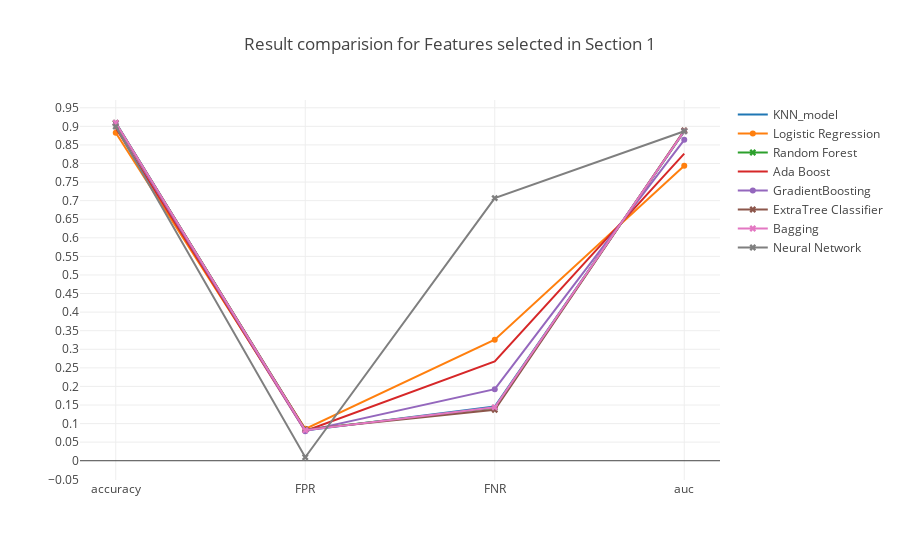

Source (notebook cell):
### Markdown cell above
### <a id='1.A' style="text-decoration : none; color : #000000;"> A Results</a>

### Code cell
trace0 = go.Scatter(x=table_80_50_test.iloc[0].index.values[[0,5,6,7]],
                    y=table_80_50_test.iloc[0].values[[0,5,6,7]],
                    mode = 'lines',
                    name = 'KNN_model')

trace1 = go.Scatter(x=table_80_50_test.iloc[1].index.values[[0,5,6,7]],
                    y=table_80_50_test.iloc[1].values[[0,5,6,7]],
                    mode = 'lines+markers',
                    name = 'Logistic Regression')

trace2 = go.Scatter(x=table_80_50_test.iloc[2].index.values[[0,5,6,7]],
                    y=table_80_50_test.iloc[2].values[[0,5,6,7]],
                    mode = 'lines+markers',marker=dict(symbol='x'),
                    name = 'Random Forest')


trace3 = go.Scatter(x=table_80_50_test.iloc[3].index.values[[0,5,6,7]],
                    y=table_80_50_test.iloc[3].values[[0,5,6,7]],
                    mode = 'lines',
                    name = 'Ada Boost')

trace4 = go.Scatter(x=table_80_50_test.iloc[4].index.values[[0,5,6,7]],
                    y=table_80_50_test.iloc[4].values[[0,5,6,7]],
                    mode = 'lines+markers',
                    name = 'GradientBoosting')

trace5 = go.Scatter(x=table_80_50_test.iloc[5].index.values[[0,5,6,7]],
                    y=table_80_50_test.iloc[5].values[[0,5,6,7]],
                    mode = 'lines+markers',marker=dict(symbol='x'),
                    name = 'ExtraTree Classifier')

trace6 = go.Scatter(x=table_80_50_test.iloc[6].index.values[[0,5,6,7]],
                    y=table_80_50_test.iloc[6].values[[0,5,6,7]],
                    mode = 'lines+markers',marker=dict(symbol='x'),
                    name = 'Bagging')

trace7 = go.Scatter(x=table_80_50_test.iloc[7].index.values[[0,5,6,7]],
                    y=table_80_50_test.iloc[7].values[[0,5,6,7]],
                    mode = 'lines+markers',marker=dict(symbol='x'),
                    name = 'Neural Network')



data = [trace0, trace1, trace2, trace3, trace4, trace5, trace6, trace7]
layout = go.Layout(yaxis=dict(tick0=0,dtick=0.05),title='Result comparision for Features selected in Section 1')
fig = go.Figure(data=data, layout=layout)

iplot(fig, filename='Result')

### Figure 1 — Plotly figure (JSON) as saved in the notebook; plotly's stock layout.template omitted (floating-point values rounded to 4 significant figures)
{"data": [{"mode": "lines", "name": "KNN_model", "type": "scatter", "uid": "ce2c540b-2b7c-49c9-9028-04f64b353677", "x": ["accuracy", "FPR", "FNR", "auc"], "y": [0.9101, 0.08147, 0.146, 0.8862]}, {"mode": "lines+markers", "name": "Logistic Regression", "type": "scatter", "uid": "86abd064-26b0-4dc1-ba62-2b8984f10179", "x": ["accuracy", "FPR", "FNR", "auc"], "y": [0.8827, 0.08582, 0.3259, 0.7941]}, {"marker": {"symbol": "x"}, "mode": "lines+markers", "name": "Random Forest", "type": "scatter", "uid": "e8a7e24d-9b8b-4047-aee1-f01639886ca2", "x": ["accuracy", "FPR", "FNR", "auc"], "y": [0.909, 0.08331, 0.1421, 0.8873]}, {"mode": "lines", "name": "Ada Boost", "type": "scatter", "uid": "da01cb28-b709-435f-ab17-2a432ca72fed", "x": ["accuracy", "FPR", "FNR", "auc"], "y": [0.8955, 0.07997, 0.2671, 0.8265]}, {"mode": "lines+markers", "name": "GradientBoosting", "type": "scatter", "uid": "3a92b8a2-ca5d-48d8-a182-5e6cddb517a5", "x": ["accuracy", "FPR", "FNR", "auc"], "y": [0.9056, 0.07963, 0.1927, 0.8638]}, {"marker": {"symbol": "x"}, "mode": "lines+markers", "name": "ExtraTree Classifier", "type": "scatter", "uid": "a4862ab7-a6bf-45e4-91ce-5bf2ab49d9d4", "x": ["accuracy", "FPR", "FNR", "auc"], "y": [0.9088, 0.08423, 0.1371, 0.8893]}, {"marker": {"symbol": "x"}, "mode": "lines+markers", "name": "Bagging", "type": "scatter", "uid": "52dd5d8e-bce2-4f82-bf63-d969cfe08876", "x": ["accuracy", "FPR", "FNR", "auc"], "y": [0.9097, 0.08223, 0.1438, 0.887]}, {"marker": {"symbol": "x"}, "mode": "lines+markers", "name": "Neural Network", "type": "scatter", "uid": "f09841e2-5174-4786-94f8-3a47116ed8c1", "x": ["accuracy", "FPR", "FNR", "auc"], "y": [0.8993, 0.009368, 0.7068, 0.887]}], "layout": {"title": "Result comparision for Features selected in Section 1", "yaxis": {"dtick": 0.05, "tick0": 0}}}
